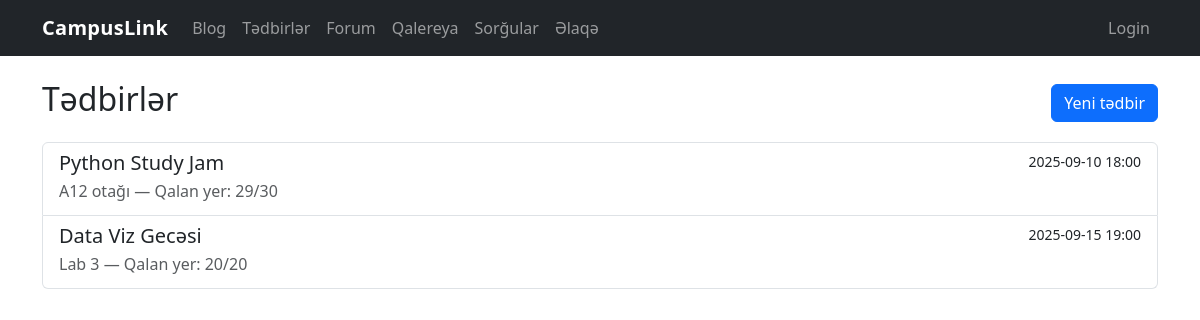
/events/, run on an earlier commit of the app's database.
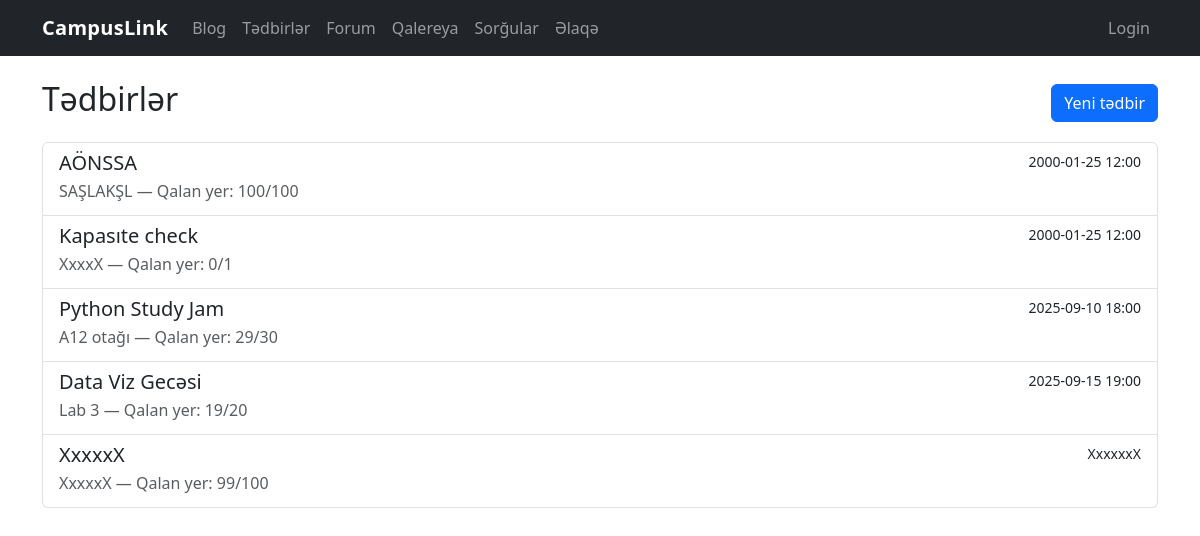
And on a later commit of the database.
### tables this page shows
CREATE TABLE events (
            id INTEGER PRIMARY KEY AUTOINCREMENT,
            title TEXT NOT NULL,
            date TEXT NOT NULL,
            location TEXT NOT NULL,
            description TEXT NOT NULL,
            capacity INTEGER NOT NULL DEFAULT 100
        );

### events.py (the view)
@bp.route("/")
def list_events():
    db = get_db()
    cur = db.execute("SELECT * FROM events ORDER BY date ASC")
    rows = cur.fetchall()
    events = []
    for row in rows:
        e = dict_from_row(row)
        cur2 = db.execute("SELECT COUNT(*) AS c FROM event_registrations WHERE event_id = ?", (e["id"],))
        reg_count = cur2.fetchone()[0]
        e["remaining"] = max(0, e["capacity"] - reg_count)
        events.append(e)
    return render_template("events/list.html", events=events)

### database.py (called while the page is built)
def get_db():
    if "db" not in g:
        g.db = sqlite3.connect(DB_PATH)
        g.db.row_factory = sqlite3.Row
    return g.db

def dict_from_row(row):
    return {k: row[k] for k in row.keys()} if row else None

### forum.py (called while the page is built, shortened)
def _current_user_display() -> str:
    role = session.get("role") or "guest"
    if role == "admin":
        return (session.get("admin_name") or session.get("user_name") or "Admin").strip() or "Admin"
    if role == "user":
        return (session.get("user_name") or "User").strip() or "User"
    return "Guest"

@bp.app_context_processor
def _inject_forum_auth():
    return {"forum_role": session.get("role") or "guest", "forum_name": _current_user_display()}

def ensure_forum_schema() -> None:
    global _schema_ready
    if _schema_ready:
        return

@bp.before_app_request
def _forum_schema_bootstrap():
    db = get_db()
    db.execute("PRAGMA foreign_keys = ON;")
    ensure_forum_schema()

### polls.py (called while the page is built)
@bp.before_app_request
def ensure_session():
    if "voter_id" not in session:
        session["voter_id"] = secrets.token_hex(8)
    return None

### templates/events/list.html (shortened to what this page needs)
{% extends "base.html" %}
{% block content %}
  <div class="d-flex justify-content-between align-items-center mb-3">
    <h2>Tədbirlər</h2>
    <a href="{{ url_for('events.create_event') }}" class="btn btn-primary">Yeni tədbir</a>
  </div>
  <div class="list-group">
    {% for e in events %}
      <a class="list-group-item list-group-item-action" href="{{ url_for('events.detail', event_id=e['id']) }}">
        <div class="d-flex w-100 justify-content-between">
          <h5 class="mb-1">{{ e["title"] }}</h5>
          <small>{{ e["date"] }}</small>
        </div>
        <p class="mb-1 text-muted">{{ e["location"] }} — Qalan yer: {{ e["remaining"] }}/{{ e["capacity"] }}</p>
      </a>
    {% else %}
      <p>Hələ tədbir yoxdur.</p>
    {% endfor %}
  </div>
{% endblock %}

### templates/base.html (shortened to what this page needs)
<!doctype html>
<html lang="az">
  <head>
    <link href="https://cdn.jsdelivr.net/npm/bootstrap@5.3.3/dist/css/bootstrap.min.css" rel="stylesheet">
    <link href="{{ url_for('static', filename='style.css') }}" rel="stylesheet">
  </head>
  <body>
    <nav class="navbar navbar-expand-lg navbar-dark bg-dark">
      <div class="container">
        <a class="navbar-brand" href="{{ url_for('index') }}">CampusLink</a>
        <div id="nav" class="collapse navbar-collapse">
          <ul class="navbar-nav me-auto mb-2 mb-lg-0">
            <li class="nav-item"><a class="nav-link" href="{{ url_for('blog.list_posts') }}">Blog</a></li>
            <li class="nav-item"><a class="nav-link" href="{{ url_for('events.list_events') }}">Tədbirlər</a></li>
            <li class="nav-item"><a class="nav-link" href="{{ url_for('forum.list_topics') }}">Forum</a></li>
            <li class="nav-item"><a class="nav-link" href="{{ url_for('gallery.grid') }}">Qalereya</a></li>
            <li class="nav-item"><a class="nav-link" href="{{ url_for('polls.list_polls') }}">Sorğular</a></li>
            <li class="nav-item"><a class="nav-link" href="{{ url_for('feedback.contact') }}">Əlaqə</a></li>
          </ul>
          <ul class="navbar-nav ms-auto mb-2 mb-lg-0">
            {% set role = session.get("role") or "guest" %}
            {% if role == "guest" %}
              <li class="nav-item">
                <a class="nav-link" href="{{ url_for('forum.login', next=request.full_path) }}">Login</a>
              </li>
            {% endif %}
          </ul>
        </div>
      </div>
    </nav>
    <main class="container my-4">
      {% block content %}{% endblock %}
    </main>
  </body>
</html>

### static/style.css (style rules this page uses)
body { font-family: system-ui, -apple-system, "Segoe UI", Roboto, Ubuntu, "Helvetica Neue", Arial, "Noto Sans", "Apple Color Emoji", "Segoe UI Emoji"; }
.navbar-brand { font-weight: 700; letter-spacing: .3px; }

What changed in the data, as far as the page shows it:
added events: title "AÖNSSA", date "2000-01-25 12:00", location "SAŞLAKŞL", remaining "100", capacity "100"
added events: title "Kapasıte check", date "2000-01-25 12:00", location "XxxxX", remaining "0", capacity "1"
computed for events "Data Viz Gecəsi": remaining "20" → "19"
added events: title "XxxxxX", date "XxxxxxX", location "XxxxxX", remaining "99", capacity "100"
